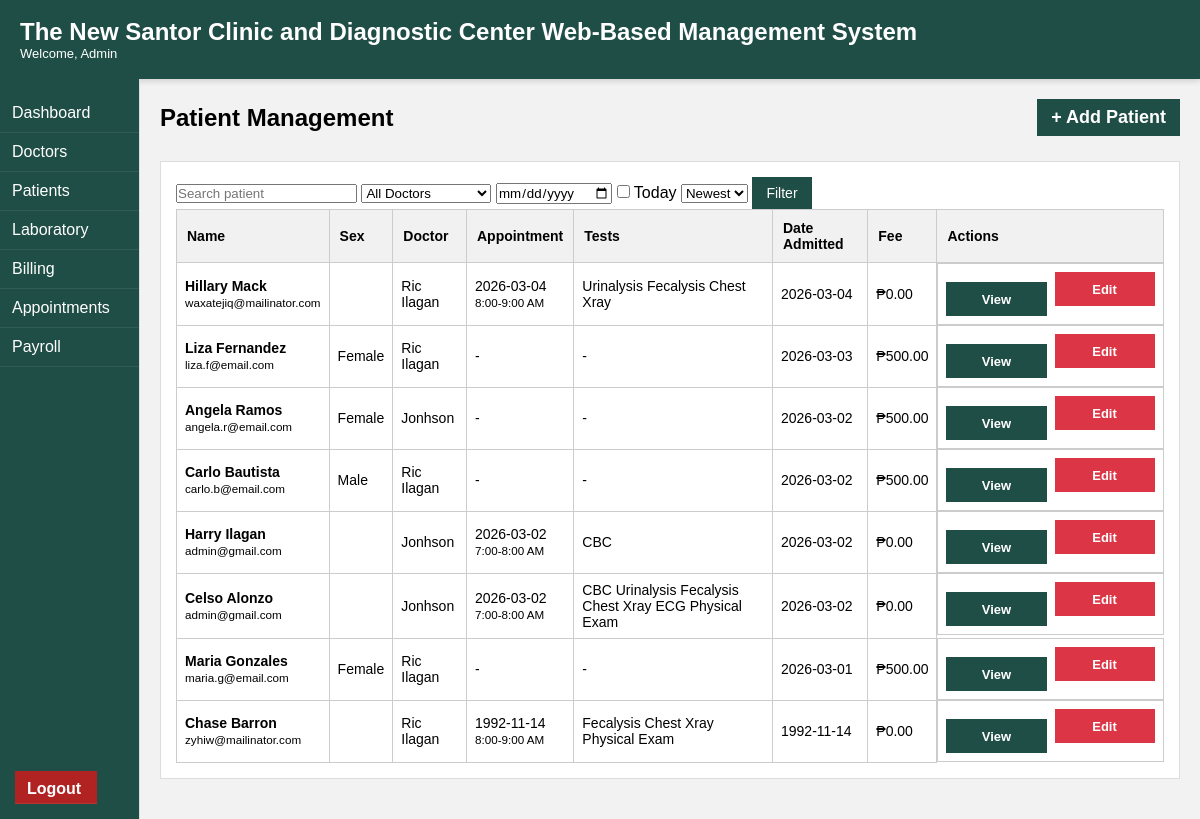
Page /patients/index.php (signed in) on the committed database.
### tables this page shows
CREATE TABLE `patients` (
  `id` int(11) NOT NULL,
  `full_name` varchar(150) NOT NULL,
  `date_of_birth` date DEFAULT NULL,
  `sex` enum('Male','Female') DEFAULT NULL,
  `age` int(11) NOT NULL,
  `address` varchar(255) NOT NULL,
  `phone` varchar(30) NOT NULL,
  `email` varchar(120) DEFAULT NULL,
  `attending_doctor_id` int(11) NOT NULL,
  `date_admitted` date NOT NULL,
  `professional_fee` decimal(10,2) NOT NULL DEFAULT 0.00,
  `invoice_number` varchar(100) DEFAULT NULL,
  `created_at` timestamp NOT NULL DEFAULT current_timestamp(),
  `appointment_id` int(11) DEFAULT NULL,
  `is_archived` tinyint(1) DEFAULT 0
);

CREATE TABLE `doctors` (
  `id` int(11) NOT NULL,
  `full_name` varchar(150) NOT NULL,
  `phone` varchar(30) DEFAULT NULL,
  `is_available` tinyint(1) NOT NULL DEFAULT 1,
  `created_at` timestamp NOT NULL DEFAULT current_timestamp(),
  `user_id` int(11) NOT NULL
);

### patients/index.php (the view, shortened to what this page needs)
<?php
require_once __DIR__ . '/../../includes/config.php';
$user = $_SESSION['user'];
$isAdmin  = $user['role'] === 'admin';
$search       = trim($_GET['search'] ?? '');
$dateFilter   = $_GET['date'] ?? '';
$todayOnly    = isset($_GET['today']);
$order        = ($_GET['sort'] ?? 'DESC') === 'ASC' ? 'ASC' : 'DESC';
$params = [];
$sql = "
SELECT
    p.*,
    d.full_name AS doctor_name,
    COALESCE(a.tests, ar.tests) AS tests,
    COALESCE(a.appointment_date, ar.appointment_date) AS appointment_date,
    COALESCE(a.appointment_time, ar.appointment_time) AS appointment_time
FROM patients p
LEFT JOIN doctors d
    ON d.id = p.attending_doctor_id
LEFT JOIN appointments a
    ON a.id = p.appointment_id
LEFT JOIN appointments_archive ar
    ON ar.id = p.appointment_id
WHERE 1=1
";
$sql .= " ORDER BY p.date_admitted $order";
$stmt = $pdo->prepare($sql);
$stmt->execute($params);
$patients = $stmt->fetchAll(PDO::FETCH_ASSOC);
?>
<div class="page-header">
    <h2>Patient Management</h2>
    <?php if ($isAdmin): ?>
        <a href="create.php" class="btn-add">+ Add Patient</a>
    <?php endif; ?>
</div>
<div class="card">
<form method="GET" class="filter-bar">
<input type="text"
       name="search"
       placeholder="Search patient"
       value="<?= htmlspecialchars($search) ?>">
<?php if ($isAdmin): ?>
<select name="doctor">
    <option value="">All Doctors</option>
</select>
<?php endif; ?>
<input type="date" name="date" value="<?= htmlspecialchars($dateFilter) ?>">
<label>
    <input type="checkbox" name="today" <?= $todayOnly ? 'checked' : '' ?>>
    Today
</label>
<select name="sort">
    <option value="DESC" <?= $order === 'DESC' ? 'selected' : '' ?>>Newest</option>
</select>
<button class="btn-search">Filter</button>
</form>
<div class="table-wrap">
<table>
<thead>
<tr>
    <th>Name</th>
    <th>Sex</th>
    <th>Doctor</th>
    <th>Appointment</th>
    <th>Tests</th>
    <th>Date Admitted</th>
    <th>Fee</th>
    <?php if ($isAdmin): ?>
        <th>Actions</th>
    <?php endif; ?>
</tr>
</thead>
<tbody>
<?php if (!$patients): ?>
<tr>
    <td colspan="<?= $isAdmin ? 7 : 6 ?>">No patients found.</td>
</tr>
<?php else: ?>
<?php foreach ($patients as $p): ?>
<?php
$tests = [];
if (!empty($p['tests'])) {
    $decoded = json_decode($p['tests'], true);
    if (json_last_error() === JSON_ERROR_NONE && is_array($decoded)) {
        $tests = $decoded;
    } else {
        $tests = explode(',', $p['tests']);
    }
}
?>
<tr>
<td>
    <strong><?= htmlspecialchars($p['full_name']) ?></strong><br>
    <small><?= htmlspecialchars($p['email']) ?></small>
</td>
<td><?= htmlspecialchars($p['sex']) ?></td>
<td><?= htmlspecialchars($p['doctor_name'] ?? '-') ?></td>
<td>
    <?= $p['appointment_date'] ?? '-' ?><br>
    <small><?= $p['appointment_time'] ?? '' ?></small>
</td>
<td>
    <?php if ($tests): ?>
        <?php foreach ($tests as $t): ?>
            <span class="badge">
                <?= htmlspecialchars(trim($t)) ?>
            </span>
        <?php endforeach; ?>
    <?php else: ?>
        -
    <?php endif; ?>
</td>
<td><?= htmlspecialchars($p['date_admitted']) ?></td>
<td>₱<?= number_format((float)$p['professional_fee'], 2) ?></td>
<?php if ($isAdmin): ?>
<td class="action-buttons">
    <a href="view.php?id=<?= $p['id'] ?>" class="btn-save btn-sm action-btn">View</a>
    <a href="edit.php?id=<?= $p['id'] ?>" class="btn-decline btn-sm action-btn">Edit</a>
</td>
<?php endif; ?>
</tr>
<?php endforeach; ?>
<?php endif; ?>
</tbody>
</table>
</div>
</div>
<?php
require_once __DIR__ . '/../../includes/layout.php';

### clinic/assets/css/clinic.css (style rules this page uses)
* { box-sizing: border-box; margin: 0; padding: 0; font-family: Arial, Helvetica, sans-serif; }
html, body { height: 100%; }
body { background-color: #f2f2f2; position: relative; }
body::before { content: ""; position: fixed; inset: 0; background-image: url('../img/logo.png'); background-repeat: repeat; background-size: 200px; opacity: 0.05; z-index: -1; pointer-events: none; }
.card { border: 1px solid #ddd; padding: 15px; margin-bottom: 20px; background: #fff; }
.table-wrap { overflow-x: auto; }
table { width: 100%; border-collapse: collapse; font-size: 14px; }
th { background: #f1f1f1; text-align: left; padding: 10px; border: 1px solid #ccc; }
td { padding: 8px; border: 1px solid #ccc; }
.btn-search { background: #1f4e46; color: #fff; border: none; padding: 8px 14px; font-size: 14px; cursor: pointer; transition: 0.2s ease; }
.btn-add { background: #1f4e46; color: #fff; border: none; padding: 8px 14px; font-size: 18px; font-weight: bold; text-decoration: none; display: inline-block; cursor: pointer; transition: 0.2s ease; }
.btn-save { display: inline-flex; align-items: center; justify-content: center; height: 36px; padding: 0 18px; background: #1f4e46; color: #ffffff; font-size: 13px; font-weight: 600; border: none; cursor: pointer; transition: 0.2s ease; }
.btn-sm { height: 32px; padding: 0 14px; font-size: 13px; }
.page-header { display: flex; justify-content: space-between; align-items: center; margin-bottom: 25px; }
.action-buttons { display: flex; gap: 8px; }
.action-buttons a { width: 100px; height: 34px; display: flex; align-items: center; justify-content: center; font-size: 13px; font-weight: 600; text-decoration: none; }
.btn-decline { display: flex; align-items: center; justify-content: center; height: 36px; padding: 0 18px; background: #dc3545; color: #ffffff; font-size: 13px; font-weight: 600; border: none; text-decoration: none; cursor: pointer; }
.action-btn { min-width: 90px; height: 34px; display: inline-flex; align-items: center; justify-content: center; padding: 0 12px; font-size: 13px; font-weight: 600; text-decoration: none; border: none; cursor: pointer; transition: 0.2s ease; }
.btn-save { margin-top: 10px; }
.action-buttons { display:flex; gap:8px; }
.action-btn { flex:1; text-align:center; padding:6px 0; font-size:12px; }

### rows in the picture
patients: full_name "Hillary Mack", email "waxatejiq@mailinator.com", attending_doctor.full_name "Ric Ilagan", appointment_date "2026-03-04", appointment_time "8:00-9:00 AM", t "Urinalysis", t "Fecalysis", t "Chest Xray", date_admitted "2026-03-04", professional_fee "0.00"
patients: full_name "Liza Fernandez", email "liza.f@email.com", sex "Female", attending_doctor.full_name "Ric Ilagan", appointment_date "-", date_admitted "2026-03-03", professional_fee "500.00"
patients: full_name "Angela Ramos", email "angela.r@email.com", sex "Female", attending_doctor.full_name "Jonhson", appointment_date "-", date_admitted "2026-03-02", professional_fee "500.00"
patients: full_name "Carlo Bautista", email "carlo.b@email.com", sex "Male", attending_doctor.full_name "Ric Ilagan", appointment_date "-", date_admitted "2026-03-02", professional_fee "500.00"
patients: full_name "Harry Ilagan", email "admin@gmail.com", attending_doctor.full_name "Jonhson", appointment_date "2026-03-02", appointment_time "7:00-8:00 AM", t "CBC", date_admitted "2026-03-02", professional_fee "0.00"
patients: full_name "Celso Alonzo", email "admin@gmail.com", attending_doctor.full_name "Jonhson", appointment_date "2026-03-02", appointment_time "7:00-8:00 AM", t "CBC", t "Urinalysis", t "Fecalysis", t "Chest Xray", t "ECG", t "Physical Exam", date_admitted "2026-03-02", professional_fee "0.00"
patients: full_name "Maria Gonzales", email "maria.g@email.com", sex "Female", attending_doctor.full_name "Ric Ilagan", appointment_date "-", date_admitted "2026-03-01", professional_fee "500.00"
patients: full_name "Chase Barron", email "zyhiw@mailinator.com", attending_doctor.full_name "Ric Ilagan", appointment_date "1992-11-14", appointment_time "8:00-9:00 AM", t "Fecalysis", t "Chest Xray", t "Physical Exam", date_admitted "1992-11-14", professional_fee "0.00"

### other values in the picture
$_SESSION['user']['name'] "Admin"
